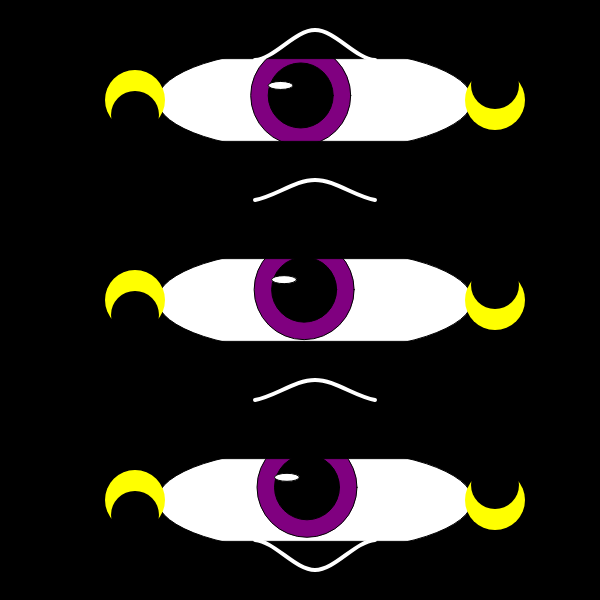
Frame 1 (no input)
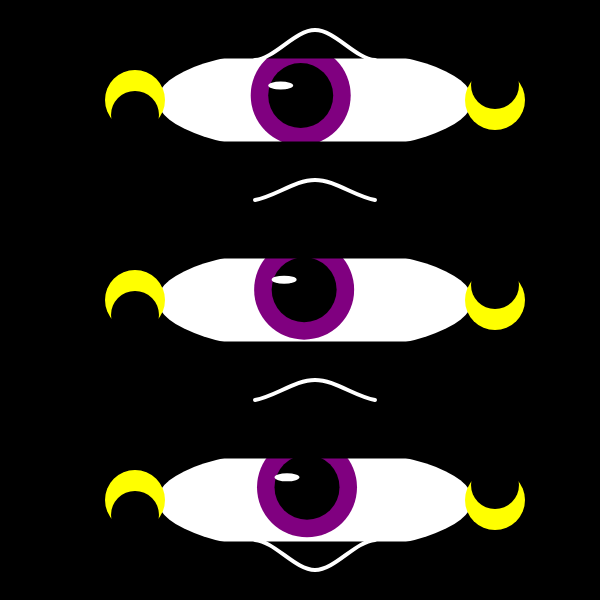
Frame 60 (no input)
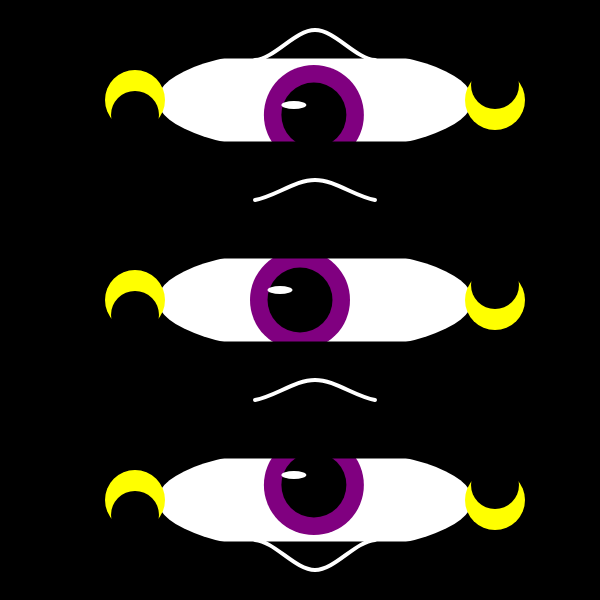
Frame 120 (the mouse pressed at the canvas centre since frame 60)

The p5.js sketch that drew these frames (run headless with seeded random() and noise() and a simulated clock; from frame 60 on, the mouse is pressed at the canvas centre):

// p5.js sketch
// ── sketch.js
function setup() {
  createCanvas(600, 600);

angleMode(0);

describe('Two eyes that follow the cursor.');
}

function draw() {
    background(0);

    

// Top Eye
    //sclera
    fill('white');
    ellipse(315, 100, 315, 103);
    // Top Eye movement
    let topAngle = atan2(mouseY - 100, mouseX - 315);
    let topIrisX = 315 + cos(topAngle) * 15;
    let topIrisY = 100 + sin(topAngle) * 15;
    //iris
    fill('purple');
    circle(topIrisX, topIrisY, 100);
    //pupil
    fill('black');
    circle(topIrisX, topIrisY, 65);
    //glint
    fill('white');
    ellipse(topIrisX - 20, topIrisY - 10, 25, 8);
    noFill();
   
//Middle Eye
    //sclera
    fill('white');
    ellipse(315, 300, 315, 103);
    // Middle Eye movement
    let midAngle = atan2(mouseY - 300, mouseX - 315);
    let midIrisX = 315 + cos(midAngle) * 15;
    let midIrisY = 300 + sin(midAngle) * 15;
    //iris
    fill('purple');
    circle(midIrisX, midIrisY, 100);
    //pupil
    fill('black');
    circle(midIrisX, midIrisY, 65);
    //glint
    fill('white');
    ellipse(midIrisX - 20, midIrisY - 10, 25, 8);
    noFill();
    
//Bottom Eye
    //sclera
    fill('white');
    ellipse(315, 500, 315, 103);
    // Bottom Eye movement
    let botAngle = atan2(mouseY - 500, mouseX - 315);
    let botIrisX = 315 + cos(botAngle) * 15;
    let botIrisY = 500 + sin(botAngle) * 15;
    //iris
    fill('purple');
    circle(botIrisX, botIrisY, 100);
    //pupil
    fill('black');
    circle(botIrisX, botIrisY, 65);
    //glint
    fill('white');
    ellipse(botIrisX - 20, botIrisY - 10, 25, 8);
    noFill();
    let angle = atan2(mouseY - 100, mouseX - 315);
    
    
    // Top Eye eyelids (curved inner part)
    fill(0);
    // Upper eyelid - outer curve
    arc(315, 100, 315, 160, PI + 0.3, TWO_PI - 0.3, CHORD);
    // Upper eyelid - inner curve 
    arc(315, 100, 315, 110, PI + 0.6, TWO_PI - 0.6, CHORD);

    // Lower eyelid - outer curve
    arc(315, 100, 315, 160, 0.3, PI - 0.3, CHORD);
    // Lower eyelid - inner curve 
    arc(315, 100, 315, 110, 0.6, PI - 0.6, CHORD);

    // Middle Eye eyelids 
    fill(0);
    arc(315, 300, 315, 160, PI + 0.3, TWO_PI - 0.3, CHORD);
    arc(315, 300, 315, 110, PI + 0.6, TWO_PI - 0.6, CHORD);
    arc(315, 300, 315, 160, 0.3, PI - 0.3, CHORD);
    arc(315, 300, 315, 110, 0.6, PI - 0.6, CHORD);

    // Bottom Eye eyelids 
    fill(0);
    arc(315, 500, 315, 160, PI + 0.3, TWO_PI - 0.3, CHORD);
    arc(315, 500, 315, 110, PI + 0.6, TWO_PI - 0.6, CHORD);
    arc(315, 500, 315, 160, 0.3, PI - 0.3, CHORD);
    arc(315, 500, 315, 110, 0.6, PI - 0.6, CHORD);

    // Curves between eyes
    stroke('white');
    strokeWeight(4);
    noFill();

    // Curve towards upper eye (above top eye)
    beginShape();
    curveVertex(315 - 120, 40);
    curveVertex(315 - 60, 60);
    curveVertex(315, 30);
    curveVertex(315 + 60, 60);
    curveVertex(315 + 120, 40);
    endShape();

    // Curve between top and middle eye
    beginShape();
    curveVertex(315 - 120, 200);
    curveVertex(315 - 60, 200);
    curveVertex(315, 180);
    curveVertex(315 + 60, 200);
    curveVertex(315 + 120, 200);
    endShape();

    // Curve between middle and bottom eye
    beginShape();
    curveVertex(315 - 120, 400);
    curveVertex(315 - 60, 400);
    curveVertex(315, 380);
    curveVertex(315 + 60, 400);
    curveVertex(315 + 120, 400);
    endShape();

    // Curve towards lower eye (below bottom eye)
    beginShape();
    curveVertex(315 - 120, 560);
    curveVertex(315 - 60, 540);
    curveVertex(315, 570);
    curveVertex(315 + 60, 540);
    curveVertex(315 + 120, 560);
    endShape();

    noStroke();
    
    // Crescent moons on each side of the eyes

    function drawCrescent(x, y, size, angle, color1, color2) {
        push();
        translate(x, y);
        rotate(angle);
        noStroke();
        fill(color1);
        ellipse(0, 0, size, size);
        fill(color2);
        ellipse(size * 0.25, 0, size * 0.8, size * 0.8);
        pop();
    }

    // Top eye crescents
    drawCrescent(315 - 180, 100, 60, PI / 2, 'yellow', 'black'); // left
    drawCrescent(315 + 180, 100, 60, -PI / 2, 'yellow', 'black'); // right

    // Middle eye crescents
    drawCrescent(315 - 180, 300, 60, PI / 2, 'yellow', 'black'); // left
    drawCrescent(315 + 180, 300, 60, -PI / 2, 'yellow', 'black'); // right

    // Bottom eye crescents
    drawCrescent(315 - 180, 500, 60, PI / 2, 'yellow', 'black'); // left
    drawCrescent(315 + 180, 500, 60, -PI / 2, 'yellow', 'black'); // right
}
